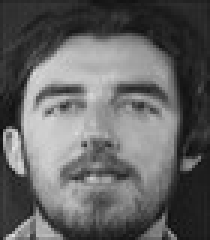
#> input picture DATASET/101_11.jpg, 70 x 80 px (shown 3 times larger); its folder holds 4 pictures in this run
$ python -i FaceRecognition.py   (imports and definitions only)
#> lines starting #> are read from the running program, lines starting #| are printed output that depends on the picture
import cv2
import os
import numpy as np
import pickle
import customtkinter as ctk
from PIL import Image

MODEL_PATH = "model.yml"
LABELS_PATH = "labels.pkl"
DATASET_DIR = "DATASET"
FACE_SIZE = (200, 200)
CASCADE_PATH = cv2.data.haarcascades + "haarcascade_frontalface_default.xml"
confidence_threshold = 70

# Train LBPH model
def train():
    recognizer = cv2.face.LBPHFaceRecognizer_create()
    face_cascade = cv2.CascadeClassifier(CASCADE_PATH)

    faces = []
    labels = []

    for filename in os.listdir(DATASET_DIR):
        if not filename.lower().endswith(".jpg"):
            continue

        path = os.path.join(DATASET_DIR, filename)
        img = cv2.imread(path)
#> img is the input picture: shape (80, 70, 3); min 13, max 224, mean 99.5

        if img is None:
            continue

        # Extract label from filename
        # Split by "_" and take second part before "."
        try:
            label = int(filename.split("_")[1].split(".")[0])
        except:
            print("Invalid filename:", filename)
            continue

        gray = cv2.cvtColor(img, cv2.COLOR_BGR2GRAY)

        # Try to detect a face
        rects = face_cascade.detectMultiScale(gray, 1.1, 4)
#> rects = [[3, 11, 60, 60]]

        # If face detected, extract it
        if len(rects) > 0:
            for (x, y, w, h) in rects:
                face = gray[y:y+h, x:x+w]
                face = cv2.resize(face, FACE_SIZE)
                faces.append(face)
                labels.append(label)
#> this loop made 1 pass
#> pass 1, in train, `face = gray[y:y+h, x:x+w]`:
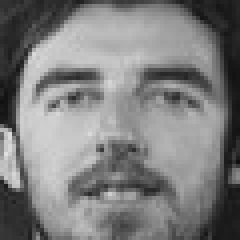
#> face: shape (60, 60) (shown 4 times larger); min 16, max 224, mean 126.2
#> pass 1, in train, `face = cv2.resize(face, FACE_SIZE)`:
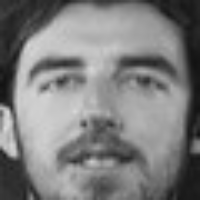
#> face: shape (200, 200); min 18, max 220, mean 126.1
#> after the loop, faces = 1 item; labels = [11]
        else:
            # Use entire image if no face detected
            face = cv2.resize(gray, FACE_SIZE)
            faces.append(face)
            labels.append(label)
#> pass 2 of the loop in train, `for filename in os.listdir(DATASET_DIR):`:
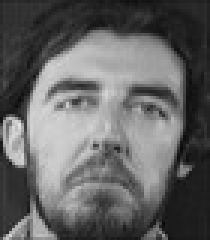
#> input picture DATASET/107_11.jpg, 70 x 80 px (shown 3 times larger)
#> in train, img is the input picture: shape (80, 70, 3); min 8, max 228, mean 100.1
#> rects = [[7, 11, 58, 58]]
#> the loop in train, `for (x, y, w, h) in rects:` made 1 pass
#> pass 1, in train, `face = gray[y:y+h, x:x+w]`:
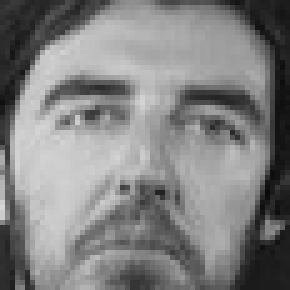
#> face: shape (58, 58) (shown 5 times larger); min 9, max 214, mean 129.4
#> pass 1, in train, `face = cv2.resize(face, FACE_SIZE)`:
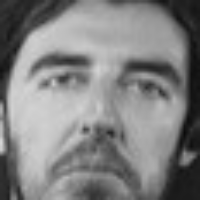
#> face: shape (200, 200); min 9, max 213, mean 129.3
#> after the loop in train, `for (x, y, w, h) in rects:`: faces = 2 items; labels = [11, 11]
#> pass 3 of the loop in train, `for filename in os.listdir(DATASET_DIR):`:
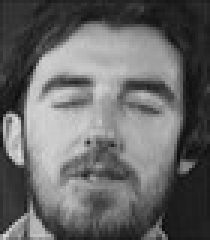
#> input picture DATASET/109_11.jpg, 70 x 80 px (shown 3 times larger)
#> in train, img is the input picture: shape (80, 70, 3); min 13, max 221, mean 103.6
#> rects = [[4, 9, 62, 62]]
#> the loop in train, `for (x, y, w, h) in rects:` made 1 pass
#> pass 1, in train, `face = gray[y:y+h, x:x+w]`:
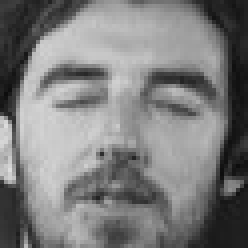
#> face: shape (62, 62) (shown 4 times larger); min 13, max 221, mean 125.1
#> pass 1, in train, `face = cv2.resize(face, FACE_SIZE)`:
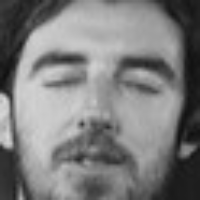
#> face: shape (200, 200); min 16, max 216, mean 124.9
#> after the loop in train, `for (x, y, w, h) in rects:`: faces = 3 items; labels = [11, 11, 11]
#> the loop made 4 passes; the first 3 are shown

    if len(faces) < 2:
        raise ValueError("Not enough data to train LBPH.")

    recognizer.train(np.array(faces), np.array(labels))
    recognizer.write(MODEL_PATH)

    # Save mapping (label → person)
    with open(LABELS_PATH, "wb") as f:
        pickle.dump({"ids": list(set(labels))}, f)

    print("Training complete. Samples:", len(faces))

# Recognize from camera
# [146 lines left out: functions recognize_camera, recognize_image, not called in this run]

# Test functions
# [15 lines not run here, left out]

>>> result = train()
